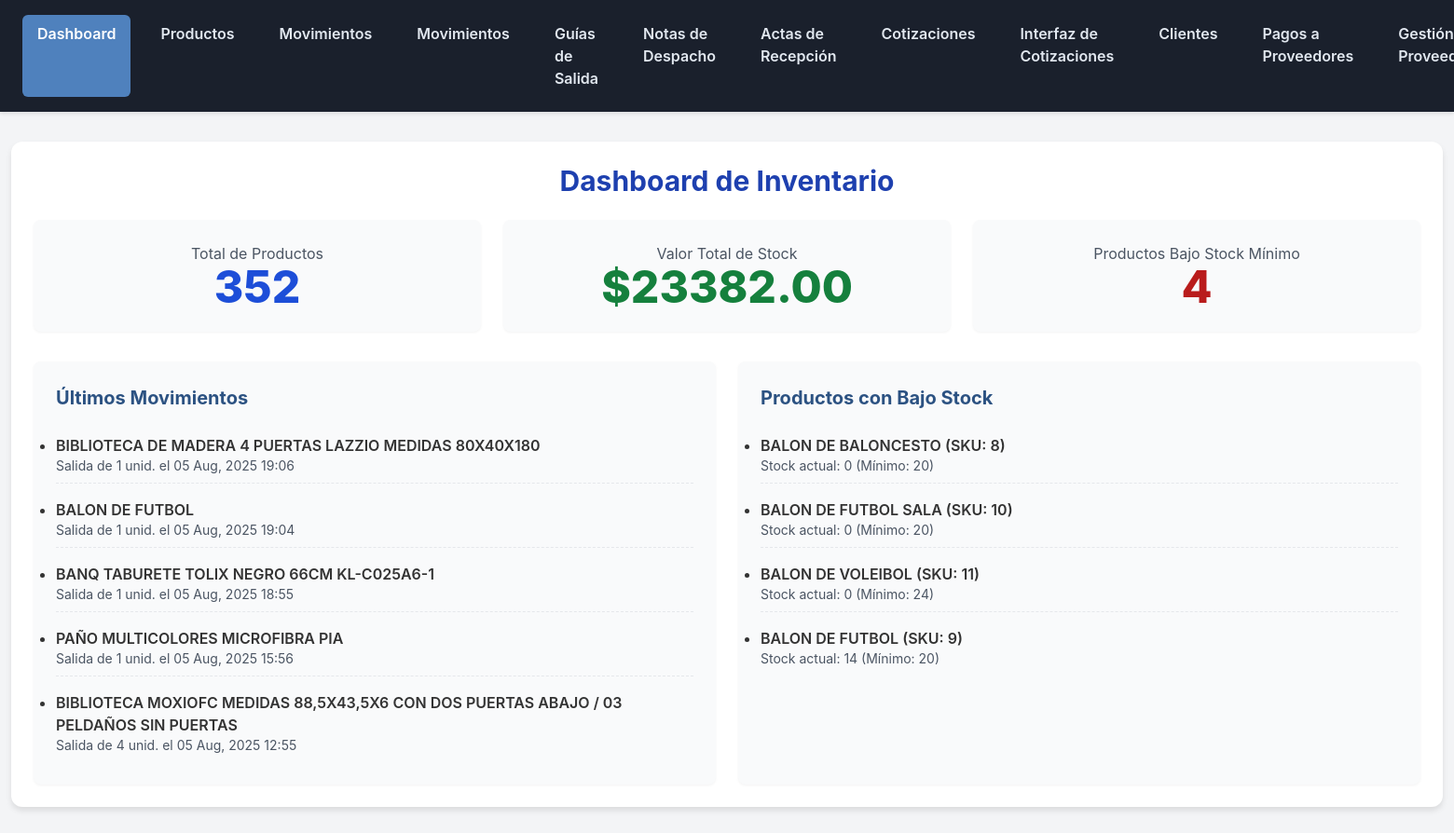
Page /inventario/dashboard/ (signed in) on the committed database.
### inventario/models.py (models this page shows, shortened)
class Movimiento(models.Model):
    TIPO_MOVIMIENTO = (
        ('entrada', 'Entrada'),
        ('salida', 'Salida'),
    )
    producto = models.ForeignKey(
        Producto,
        on_delete=models.PROTECT,
        related_name='movimientos'
    )
    tipo = models.CharField(max_length=10, choices=TIPO_MOVIMIENTO, verbose_name="Tipo de Movimiento")
    cantidad = models.PositiveIntegerField(verbose_name="Cantidad")
    fecha = models.DateTimeField(auto_now_add=True, db_index=True, verbose_name="Fecha del Movimiento")
    descripcion = models.CharField(max_length=255, blank=True, verbose_name="Descripción/Motivo")
    guia_salida = models.ForeignKey(
        'GuiaSalida',
        on_delete=models.SET_NULL,
        null=True,
        blank=True,
        related_name='movimientos_agrupados',
        verbose_name="Guía de Salida Asociada"
    )
    acta_recepcion = models.ForeignKey(
        'ActaRecepcion',
        on_delete=models.SET_NULL,
        null=True,
        blank=True,
        related_name='movimientos_agrupados',
        verbose_name="Acta de Recepción Asociada"
    )
    class Meta:
        verbose_name = "Movimiento de Inventario"
        verbose_name_plural = "Movimientos de Inventario"

class Producto(models.Model):
    nombre = models.CharField(max_length=200, db_index=True, verbose_name="Nombre del Producto")
    descripcion = models.TextField(blank=True, verbose_name="Descripción")
    sku = models.CharField(max_length=100, unique=True, db_index=True, verbose_name="SKU (Código de Artículo)")
    cantidad = models.PositiveIntegerField(default=0, verbose_name="Cantidad en Stock")
    precio = models.DecimalField(max_digits=10, decimal_places=2, verbose_name="Precio")
    foto = models.ImageField(upload_to='productos_fotos/', null=True, blank=True)
    foto = models.ImageField(
        upload_to='product_photos/',
        blank=True,
        null=True,
        verbose_name="Foto Referencial"
    )
    unidad_medida = models.ForeignKey(UnidadMedida, on_delete=models.SET_NULL, null=True, blank=True, verbose_name="Unidad de Medida")
    proveedor = models.ForeignKey(Proveedor, on_delete=models.SET_NULL, null=True, blank=True, verbose_name="Proveedor Principal")
    almacen = models.ForeignKey(Almacen, on_delete=models.SET_NULL, null=True, blank=True, verbose_name="Almacén")
    stock_minimo = models.PositiveIntegerField(default=0, verbose_name="Stock Mínimo")
    marca = models.CharField(max_length=100, blank=True, verbose_name="Marca")
    modelo = models.CharField(max_length=100, blank=True, verbose_name="Modelo")
    fecha_creacion = models.DateTimeField(auto_now_add=True, verbose_name="Fecha de Creación")
    fecha_actualizacion = models.DateTimeField(auto_now=True, verbose_name="Fecha de Actualización")
    class Meta:
        verbose_name = "Producto"
        verbose_name_plural = "Productos"

### inventario/views.py (the view)
# urls.py: path('dashboard/', views.DashboardView.as_view(), name='dashboard'),
class DashboardView(LoginRequiredMixin, TemplateView): # Protegida con LoginRequiredMixin
    template_name = 'inventario/dashboard.html'
    def get_context_data(self, **kwargs):
        context = super().get_context_data(**kwargs)
        context['total_productos'] = Producto.objects.count()
        total_valor = 0
        for p in Producto.objects.all():
            total_valor += p.cantidad * p.precio
        context['stock_total_valor'] = total_valor
        context['ultimos_movimientos'] = Movimiento.objects.order_by('-fecha')[:5]
        context['productos_bajo_stock'] = Producto.objects.filter(cantidad__lt=models.F('stock_minimo')).order_by('cantidad')[:5]
        context['total_cotizaciones_abiertas'] = Cotizacion.objects.filter(estado='abierta').count()
        context['total_ordenes_salida'] = OrdenSalida.objects.count()
        context['ultimas_cotizaciones'] = Cotizacion.objects.order_by('-fecha_creacion')[:5]
        context['ultimas_actas_recepcion'] = ActaRecepcion.objects.order_by('-fecha_recepcion')[:5]
        return context

### inventario/templates/inventario/dashboard.html (shortened to what this page needs)
{% extends 'inventario/base.html' %}
{% block content %}
    <h1 class="text-3xl font-bold text-center mb-6 text-blue-800">Dashboard de Inventario</h1>
    <div class="grid grid-cols-1 md:grid-cols-3 gap-6 mb-8">
        <div class="card text-center">
            <p class="text-gray-600">Total de Productos</p>
            <p class="text-5xl font-extrabold text-blue-700">{{ total_productos }}</p>
        </div>
        <div class="card text-center">
            <p class="text-gray-600">Valor Total de Stock</p>
            <p class="text-5xl font-extrabold text-green-700">${{ stock_total_valor|floatformat:2 }}</p>
        </div>
        <div class="card text-center">
            <p class="text-gray-600">Productos Bajo Stock Mínimo</p>
            <p class="text-5xl font-extrabold text-red-700">{{ productos_bajo_stock|length }}</p>
        </div>
    </div>
    <div class="grid grid-cols-1 md:grid-cols-2 gap-6">
        <div class="card">
            <h2 class="card-title">Últimos Movimientos</h2>
            <div class="space-y-2">
                {% for movimiento in ultimos_movimientos %}
                <div class="list-item">
                    <p class="font-semibold">{{ movimiento.producto.nombre }}</p>
                    <p class="text-sm text-gray-600">
                        {{ movimiento.get_tipo_display|capfirst }} de {{ movimiento.cantidad }} unid. el {{ movimiento.fecha|date:"d M, Y H:i" }}
                    </p>
                </div>
                {% empty %}
                <p class="text-gray-600">No hay movimientos recientes.</p>
                {% endfor %}
            </div>
        </div>
        <div class="card">
            <h2 class="card-title">Productos con Bajo Stock</h2>
            <div class="space-y-2">
                {% for producto in productos_bajo_stock %}
                <div class="list-item">
                    <p class="font-semibold">{{ producto.nombre }} (SKU: {{ producto.sku }})</p>
                    <p class="text-sm text-gray-600">
                        Stock actual: {{ producto.cantidad }} (Mínimo: {{ producto.stock_minimo }})
                    </p>
                </div>
                {% empty %}
                <p class="text-gray-600">Ningún producto está bajo el stock mínimo.</p>
                {% endfor %}
            </div>
        </div>
    </div>
{% endblock %}

### inventario/templates/inventario/base.html (style rules this page uses)
body { font-family: 'Inter', sans-serif; background-color: #f3f4f6; color: #333; }
.card { background-color: #f9fafb; border-radius: 0.5rem; padding: 1.5rem; box-shadow: 0 1px 3px rgba(0, 0, 0, 0.05); }
.card-title { font-size: 1.25rem; font-weight: bold; color: #2c5282; margin-bottom: 1rem; }
.list-item { padding: 0.5rem 0; border-bottom: 1px dashed #e5e7eb; }
.list-item:last-child { border-bottom: none; }

### rows in the picture
Movimiento: producto.nombre "BIBLIOTECA DE MADERA 4 PUERTAS LAZZIO MEDIDAS 80X40X180", tipo "Salida", cantidad "1", fecha "05 Aug, 2025 19:06"
Movimiento: producto.nombre "BALON DE FUTBOL", tipo "Salida", cantidad "1", fecha "05 Aug, 2025 19:04"
Movimiento: producto.nombre "BANQ TABURETE TOLIX NEGRO 66CM KL-C025A6-1", tipo "Salida", cantidad "1", fecha "05 Aug, 2025 18:55"
Movimiento: producto.nombre "PAÑO MULTICOLORES MICROFIBRA PIA", tipo "Salida", cantidad "1", fecha "05 Aug, 2025 15:56"
Movimiento: producto.nombre "BIBLIOTECA MOXIOFC MEDIDAS 88,5X43,5X6 CON DOS PUERTAS ABAJO / 03 PELDAÑOS SIN PUERTAS", tipo "Salida", cantidad "4", fecha "05 Aug, 2025 12:55"
Producto: nombre "BALON DE BALONCESTO", sku "8", cantidad "0", stock_minimo "20"
Producto: nombre "BALON DE FUTBOL SALA", sku "10", cantidad "0", stock_minimo "20"
Producto: nombre "BALON DE VOLEIBOL", sku "11", cantidad "0", stock_minimo "24"
Producto: nombre "BALON DE FUTBOL", sku "9", cantidad "14", stock_minimo "20"

### other values in the picture
{{ total_productos }} "352"
{{ stock_total_valor|floatformat:2 }} "23382.00"
{{ productos_bajo_stock|length }} "4"
